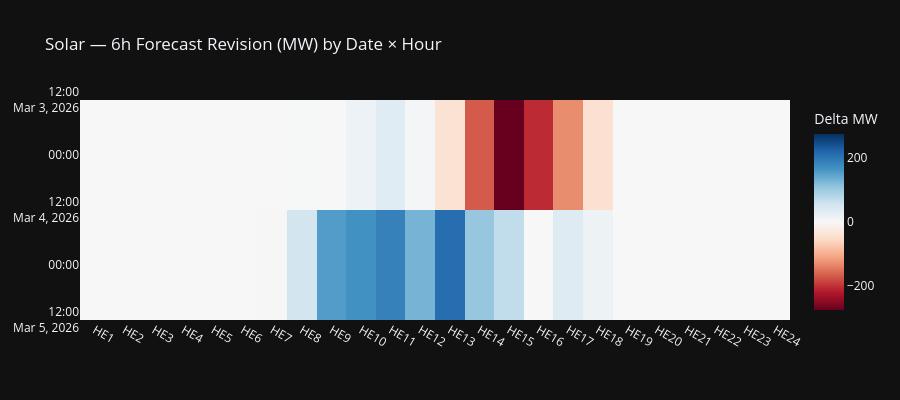

Write notebook code for a chart like this one.
### Code cell
for lookback, delta_col in [("6h", "delta_6h"), ("12h", "delta_12h"), ("24h", "delta_24h")]:
    pivot = df.pivot_table(
        index="forecast_date", columns="hour_ending", values=delta_col,
    )
    if pivot.empty:
        continue

    fig = px.imshow(
        pivot.values,
        x=[f"HE{int(c)}" for c in pivot.columns],
        y=[str(d) for d in pivot.index],
        color_continuous_scale="RdBu",
        color_continuous_midpoint=0,
        aspect="auto",
        title=f"Solar — {lookback} Forecast Revision (MW) by Date × Hour",
        labels={"color": "Delta MW"},
        template="plotly_dark",
    )
    fig.update_layout(height=400)
    fig.show()

### Figure 1 — Plotly figure (JSON) as saved in the notebook; plotly's stock layout.template omitted (floating-point values rounded to 4 significant figures)
{"data": [{"coloraxis": "coloraxis", "hovertemplate": "x: %{x}<br>y: %{y}<br>Delta MW: %{z}<extra></extra>", "name": "0", "type": "heatmap", "x": ["HE1", "HE2", "HE3", "HE4", "HE5", "HE6", "HE7", "HE8", "HE9", "HE10", "HE11", "HE12", "HE13", "HE14", "HE15", "HE16", "HE17", "HE18", "HE19", "HE20", "HE21", "HE22", "HE23", "HE24"], "xaxis": "x", "y": ["2026-03-04", "2026-03-05"], "yaxis": "y", "z": [[0.0, 0.0, 0.0, 0.0, 0.0, 0.0, -0.169, 1.273, 0.07, 16.35, 33.9, 5.235, -40.17, -168.8, -275.4, -205.6, -129.6, -42.49, -0.435, 0.0, 0.0, 0.0, 0.0, 0.0], [0.0, 0.0, 0.0, 0.0, 0.0, 0.0, 1.881, 52.33, 155.7, 168.0, 187.0, 129.7, 210.1, 105.8, 69.41, -0.357, 35.93, 14.79, -0.016, 0.0, 0.0, 0.0, 0.0, 0.0]]}], "layout": {"coloraxis": {"cmid": 0, "colorbar": {"title": {"text": "Delta MW"}}, "colorscale": [[0, "rgb(103,0,31)"], [0.1, "rgb(178,24,43)"], [0.2, "rgb(214,96,77)"], [0.3, "rgb(244,165,130)"], [0.4, "rgb(253,219,199)"], [0.5, "rgb(247,247,247)"], [0.6, "rgb(209,229,240)"], [0.7, "rgb(146,197,222)"], [0.8, "rgb(67,147,195)"], [0.9, "rgb(33,102,172)"], [1, "rgb(5,48,97)"]]}, "height": 400, "title": {"text": "Solar — 6h Forecast Revision (MW) by Date × Hour"}, "xaxis": {"anchor": "y", "domain": [0, 1]}, "yaxis": {"anchor": "x", "autorange": "reversed", "domain": [0, 1]}}}
